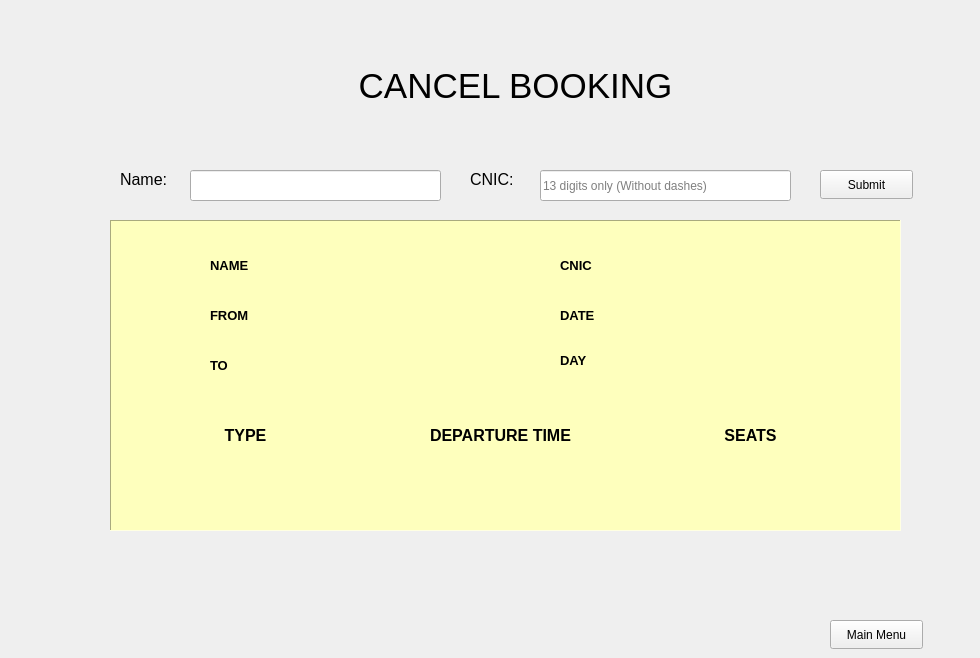
    <widget class="QWidget" name="CancelTab">
     <attribute name="title">
      <string>Cancel Booking</string>
     </attribute>
     <widget class="QLabel" name="cnicLabel_4">
      <property name="geometry">
       <rect>
        <x>470</x>
        <y>170</y>
        <width>61</width>
        <height>31</height>
       </rect>
      </property>
      <property name="font">
       <font>
        <pointsize>12</pointsize>
       </font>
      </property>
      <property name="text">
       <string>CNIC:</string>
      </property>
      <property name="alignment">
       <set>Qt::AlignLeading|Qt::AlignLeft|Qt::AlignTop</set>
      </property>
     </widget>
     <widget class="QLineEdit" name="cnicInputCancel">
      <property name="geometry">
       <rect>
        <x>540</x>
        <y>170</y>
        <width>251</width>
        <height>31</height>
       </rect>
      </property>
      <property name="inputMethodHints">
       <set>Qt::ImhDigitsOnly|Qt::ImhFormattedNumbersOnly</set>
      </property>
      <property name="inputMask">
       <string/>
      </property>
      <property name="text">
       <string/>
      </property>
      <property name="maxLength">
       <number>13</number>
      </property>
      <property name="frame">
       <bool>true</bool>
      </property>
      <property name="placeholderText">
       <string>13 digits only (Without dashes)</string>
      </property>
      <property name="cursorMoveStyle">
       <enum>Qt::LogicalMoveStyle</enum>
      </property>
     </widget>
     <widget class="QLineEdit" name="NameInputCancel">
      <property name="geometry">
       <rect>
        <x>190</x>
        <y>170</y>
        <width>251</width>
        <height>31</height>
       </rect>
      </property>
      <property name="inputMethodHints">
       <set>Qt::ImhLowercaseOnly|Qt::ImhUppercaseOnly</set>
      </property>
      <property name="inputMask">
       <string/>
      </property>
      <property name="text">
       <string/>
      </property>
      <property name="maxLength">
       <number>25</number>
      </property>
      <property name="frame">
       <bool>true</bool>
      </property>
      <property name="placeholderText">
       <string/>
      </property>
      <property name="cursorMoveStyle">
       <enum>Qt::LogicalMoveStyle</enum>
      </property>
     </widget>
     <widget class="QPushButton" name="CancelSubmit">
      <property name="geometry">
       <rect>
        <x>820</x>
        <y>170</y>
        <width>93</width>
        <height>29</height>
       </rect>
      </property>
      <property name="text">
       <string>Submit</string>
      </property>
     </widget>
     <widget class="QLabel" name="WindowTitle_4">
      <property name="geometry">
       <rect>
        <x>250</x>
        <y>50</y>
        <width>531</width>
        <height>71</height>
       </rect>
      </property>
      <property name="font">
       <font>
        <pointsize>26</pointsize>
       </font>
      </property>
      <property name="text">
       <string>CANCEL BOOKING</string>
      </property>
      <property name="alignment">
       <set>Qt::AlignCenter</set>
      </property>
     </widget>
     <widget class="QLabel" name="NameLabel_4">
      <property name="geometry">
       <rect>
        <x>120</x>
        <y>170</y>
        <width>61</width>
        <height>31</height>
       </rect>
      </property>
      <property name="font">
       <font>
        <pointsize>12</pointsize>
       </font>
      </property>
      <property name="text">
       <string>Name:</string>
      </property>
      <property name="alignment">
       <set>Qt::AlignLeading|Qt::AlignLeft|Qt::AlignTop</set>
      </property>
     </widget>
     <widget class="QLabel" name="message">
      <property name="geometry">
       <rect>
        <x>60</x>
        <y>540</y>
        <width>911</width>
        <height>51</height>
       </rect>
      </property>
      <property name="font">
       <font>
        <pointsize>10</pointsize>
        <weight>75</weight>
        <bold>true</bold>
       </font>
      </property>
      <property name="text">
       <string/>
      </property>
      <property name="alignment">
       <set>Qt::AlignCenter</set>
      </property>
     </widget>
     <widget class="QFrame" name="CancelTicketFrame">
      <property name="enabled">
       <bool>true</bool>
      </property>
      <property name="geometry">
       <rect>
        <x>110</x>
        <y>220</y>
        <width>791</width>
        <height>311</height>
       </rect>
      </property>
      <property name="styleSheet">
       <string notr="true">background-color: rgb(254, 255, 189);</string>
      </property>
      <property name="frameShape">
       <enum>QFrame::Panel</enum>
      </property>
      <property name="frameShadow">
       <enum>QFrame::Sunken</enum>
      </property>
      <widget class="QLabel" name="DepartureTimeCancelLabel">
       <property name="geometry">
        <rect>
         <x>290</x>
         <y>190</y>
         <width>201</width>
         <height>51</height>
        </rect>
       </property>
       <property name="font">
        <font>
         <pointsize>12</pointsize>
         <weight>75</weight>
         <bold>true</bold>
        </font>
       </property>
       <property name="text">
        <string>DEPARTURE TIME</string>
       </property>
       <property name="alignment">
        <set>Qt::AlignCenter</set>
       </property>
      </widget>
      <widget class="QLabel" name="TimeOutputCancel">
       <property name="geometry">
        <rect>
         <x>310</x>
         <y>240</y>
         <width>161</width>
         <height>41</height>
        </rect>
       </property>
       <property name="font">
        <font>
         <pointsize>12</pointsize>
        </font>
       </property>
       <property name="text">
        <string/>
       </property>
       <property name="alignment">
        <set>Qt::AlignCenter</set>
       </property>
      </widget>
      <widget class="QLabel" name="SeatsCancelLabel">
       <property name="geometry">
        <rect>
         <x>600</x>
         <y>190</y>
         <width>81</width>
         <height>51</height>
        </rect>
       </property>
       <property name="font">
        <font>
         <pointsize>12</pointsize>
         <weight>75</weight>
         <bold>true</bold>
        </font>
       </property>
       <property name="text">
        <string>SEATS</string>
       </property>
       <property name="alignment">
        <set>Qt::AlignCenter</set>
       </property>
      </widget>
      <widget class="QLabel" name="SeatsOutputCancel">
       <property name="geometry">
        <rect>
         <x>530</x>
         <y>240</y>
         <width>221</width>
         <height>41</height>
        </rect>
       </property>
       <property name="font">
        <font>
         <pointsize>10</pointsize>
        </font>
       </property>
       <property name="text">
        <string/>
       </property>
       <property name="alignment">
        <set>Qt::AlignCenter</set>
       </property>
      </widget>
      <widget class="QLabel" name="ClassCancelLabel">
       <property name="geometry">
        <rect>
         <x>100</x>
         <y>190</y>
         <width>71</width>
         <height>51</height>
        </rect>
       </property>
       <property name="font">
        <font>
         <pointsize>12</pointsize>
         <weight>75</weight>
         <bold>true</bold>
        </font>
       </property>
       <property name="text">
        <string>TYPE</string>
       </property>
       <property name="alignment">
        <set>Qt::AlignCenter</set>
       </property>
      </widget>
      <widget class="QLabel" name="TypeOutputCancel">
       <property name="geometry">
        <rect>
         <x>60</x>
         <y>240</y>
         <width>151</width>
         <height>41</height>
        </rect>
       </property>
       <property name="font">
        <font>
         <pointsize>12</pointsize>
        </font>
       </property>
       <property name="text">
        <string/>
       </property>
       <property name="alignment">
        <set>Qt::AlignCenter</set>
       </property>
      </widget>
      <widget class="QLabel" name="cnicOutputCancel">
       <property name="geometry">
        <rect>
         <x>510</x>
         <y>30</y>
         <width>221</width>
         <height>31</height>
        </rect>
       </property>
       <property name="font">
        <font>
         <pointsize>10</pointsize>
        </font>
       </property>
       <property name="text">
        <string/>
       </property>
      </widget>
      <widget class="QLabel" name="DayOutputCancel">
       <property name="geometry">
        <rect>
         <x>510</x>
         <y>120</y>
         <width>221</width>
         <height>41</height>
        </rect>
       </property>
       <property name="font">
        <font>
         <pointsize>10</pointsize>
        </font>
       </property>
       <property name="text">
        <string/>
       </property>
      </widget>
      <widget class="QLabel" name="DateCancelLabel">
       <property name="geometry">
        <rect>
         <x>450</x>
         <y>70</y>
         <width>61</width>
         <height>51</height>
        </rect>
       </property>
       <property name="font">
        <font>
         <pointsize>10</pointsize>
         <weight>75</weight>
         <bold>true</bold>
        </font>
       </property>
       <property name="text">
        <string>DATE</string>
       </property>
      </widget>
      <widget class="QLabel" name="FromOutputCancel">
       <property name="geometry">
        <rect>
         <x>170</x>
         <y>80</y>
         <width>221</width>
         <height>31</height>
        </rect>
       </property>
       <property name="font">
        <font>
         <pointsize>10</pointsize>
        </font>
       </property>
       <property name="text">
        <string/>
       </property>
      </widget>
      <widget class="QLabel" name="ToOutputCancel">
       <property name="geometry">
        <rect>
         <x>170</x>
         <y>130</y>
         <width>221</width>
         <height>31</height>
        </rect>
       </property>
       <property name="font">
        <font>
         <pointsize>10</pointsize>
        </font>
       </property>
       <property name="text">
        <string/>
       </property>
      </widget>
      <widget class="QLabel" name="NameOutputCancel">
       <property name="geometry">
        <rect>
         <x>170</x>
         <y>30</y>
         <width>221</width>
         <height>31</height>
        </rect>
       </property>
       <property name="font">
        <font>
         <pointsize>10</pointsize>
        </font>
       </property>
       <property name="text">
        <string/>
       </property>
      </widget>
      <widget class="QLabel" name="NameCancelLabel">
       <property name="geometry">
        <rect>
         <x>100</x>
         <y>20</y>
         <width>61</width>
         <height>51</height>
        </rect>
       </property>
       <property name="font">
        <font>
         <pointsize>10</pointsize>
         <weight>75</weight>
         <bold>true</bold>
        </font>
       </property>
       <property name="text">
        <string>NAME</string>
       </property>
      </widget>
      <widget class="QLabel" name="cnicCancelLabel">
       <property name="geometry">
        <rect>
         <x>450</x>
         <y>20</y>
         <width>61</width>
         <height>51</height>
        </rect>
       </property>
       <property name="font">
        <font>
         <pointsize>10</pointsize>
         <weight>75</weight>
         <bold>true</bold>
        </font>
       </property>
       <property name="text">
        <string>CNIC</string>
       </property>
      </widget>
      <widget class="QLabel" name="DateOutputCancel">
       <property name="geometry">
        <rect>
         <x>510</x>
         <y>80</y>
         <width>221</width>
         <height>31</height>
        </rect>
       </property>
       <property name="font">
        <font>
         <pointsize>10</pointsize>
        </font>
       </property>
       <property name="text">
        <string/>
       </property>
      </widget>
      <widget class="QLabel" name="ToCancelLabel">
       <property name="geometry">
        <rect>
         <x>100</x>
         <y>120</y>
         <width>41</width>
         <height>51</height>
        </rect>
       </property>
       <property name="font">
        <font>
         <pointsize>10</pointsize>
         <weight>75</weight>
         <bold>true</bold>
        </font>
       </property>
       <property name="text">
        <string>TO</string>
       </property>
      </widget>
      <widget class="QLabel" name="DayCancelLabel">
       <property name="geometry">
        <rect>
         <x>450</x>
         <y>120</y>
         <width>61</width>
         <height>41</height>
        </rect>
       </property>
       <property name="font">
        <font>
         <pointsize>10</pointsize>
         <weight>75</weight>
         <bold>true</bold>
        </font>
       </property>
       <property name="text">
        <string>DAY</string>
       </property>
      </widget>
      <widget class="QLabel" name="FromCancelLabel">
       <property name="geometry">
        <rect>
         <x>100</x>
         <y>70</y>
         <width>51</width>
         <height>51</height>
        </rect>
       </property>
       <property name="font">
        <font>
         <pointsize>10</pointsize>
         <weight>75</weight>
         <bold>true</bold>
        </font>
       </property>
       <property name="text">
        <string>FROM</string>
       </property>
      </widget>
     </widget>
     <widget class="QPushButton" name="MenuButtonCancelTab">
      <property name="geometry">
       <rect>
        <x>830</x>
        <y>620</y>
        <width>93</width>
        <height>29</height>
       </rect>
      </property>
      <property name="text">
       <string>Main Menu</string>
      </property>
     </widget>
     <zorder>CancelTicketFrame</zorder>
     <zorder>cnicLabel_4</zorder>
     <zorder>cnicInputCancel</zorder>
     <zorder>NameInputCancel</zorder>
     <zorder>CancelSubmit</zorder>
     <zorder>WindowTitle_4</zorder>
     <zorder>NameLabel_4</zorder>
     <zorder>message</zorder>
     <zorder>MenuButtonCancelTab</zorder>
    </widget>
